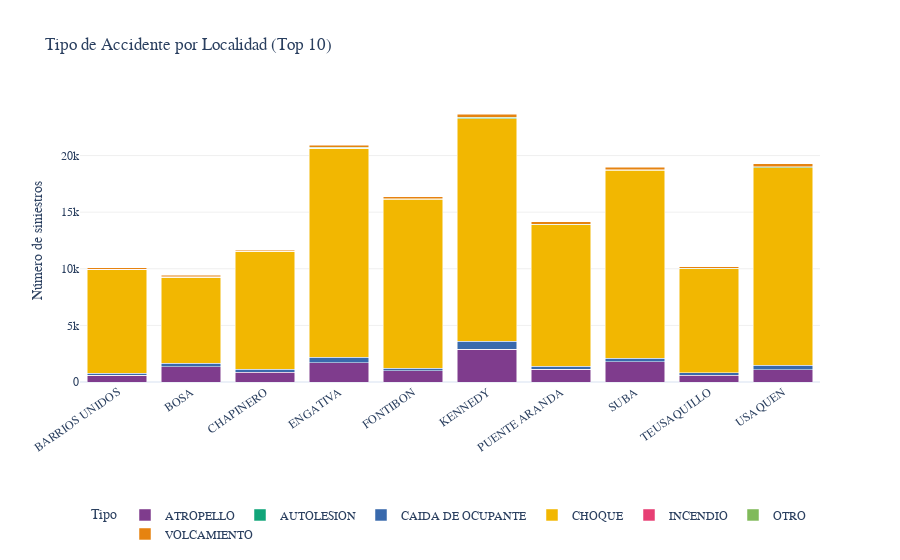

This figure's notebook cell:
### Markdown cell above
---

### 3.5  ¿Qué tipo de accidentes predominan en cada localidad?

### Code cell
col_loc   = col_map.get('localidad', 'LOCALIDAD')
col_clase = col_map.get('clase', 'CLASE_ACCIDENTE')

if col_clase in df.columns:

    top10_loc = df[col_loc].value_counts().head(10).index.tolist()

    clase_loc = (
        df[df[col_loc].isin(top10_loc)]
        .groupby([col_loc, col_clase])
        .size()
        .reset_index(name='Total')
    )

    fig5 = px.bar(
        clase_loc,
        x=col_loc,
        y='Total',
        color=col_clase,
        barmode='stack',
        color_discrete_sequence=px.colors.qualitative.Bold,
        title=' Tipo de Accidente por Localidad (Top 10)',
        labels={
            col_loc: '',
            'Total': 'Número de siniestros',
            col_clase: 'Tipo'
        }
    )

    fig5.update_layout(
        height=560,
        template='plotly_white',
        title_font_size=17,
        font_family='Arial',
        xaxis_tickangle=-35,
        margin=dict(b=160),
        legend=dict(
            orientation='h',
            y=-0.42,
            x=0.5,
            xanchor='center',
            title_text='Tipo'
        ),
        yaxis=dict(showgrid=True, gridcolor='#f0f0f0')
    )

    fig5.show()
    fig5.write_html('graficos_interactivos/05_clase_por_localidad.html')
    print(' Guardado: 05_clase_por_localidad.html')

else:
    print(f' Columna de clase de accidente no encontrada. Columnas disponibles: {df.columns.tolist()}')

### Figure 1 — Plotly figure (JSON) as saved in the notebook; plotly's stock layout.template omitted (floating-point values rounded to 4 significant figures)
{"data": [{"alignmentgroup": "True", "hovertemplate": "Tipo=ATROPELLO<br>=%{x}<br>Número de siniestros=%{y}<extra></extra>", "legendgroup": "ATROPELLO", "marker": {"color": "rgb(127, 60, 141)", "pattern": {"shape": ""}}, "name": "ATROPELLO", "offsetgroup": "ATROPELLO", "orientation": "v", "showlegend": true, "textposition": "auto", "type": "bar", "x": ["BARRIOS UNIDOS", "BOSA", "CHAPINERO", "ENGATIVA", "FONTIBON", "KENNEDY", "PUENTE ARANDA", "SUBA", "TEUSAQUILLO", "USAQUEN"], "xaxis": "x", "y": [581, 1332, 846, 1708, 987, 2913, 1120, 1772, 590, 1093], "yaxis": "y"}, {"alignmentgroup": "True", "hovertemplate": "Tipo=AUTOLESION<br>=%{x}<br>Número de siniestros=%{y}<extra></extra>", "legendgroup": "AUTOLESION", "marker": {"color": "rgb(17, 165, 121)", "pattern": {"shape": ""}}, "name": "AUTOLESION", "offsetgroup": "AUTOLESION", "orientation": "v", "showlegend": true, "textposition": "auto", "type": "bar", "x": ["BARRIOS UNIDOS", "ENGATIVA", "FONTIBON", "KENNEDY", "PUENTE ARANDA", "USAQUEN"], "xaxis": "x", "y": [2, 1, 1, 1, 1, 1], "yaxis": "y"}, {"alignmentgroup": "True", "hovertemplate": "Tipo=CAIDA DE OCUPANTE<br>=%{x}<br>Número de siniestros=%{y}<extra></extra>", "legendgroup": "CAIDA DE OCUPANTE", "marker": {"color": "rgb(57, 105, 172)", "pattern": {"shape": ""}}, "name": "CAIDA DE OCUPANTE", "offsetgroup": "CAIDA DE OCUPANTE", "orientation": "v", "showlegend": true, "textposition": "auto", "type": "bar", "x": ["BARRIOS UNIDOS", "BOSA", "CHAPINERO", "ENGATIVA", "FONTIBON", "KENNEDY", "PUENTE ARANDA", "SUBA", "TEUSAQUILLO", "USAQUEN"], "xaxis": "x", "y": [180, 318, 259, 469, 236, 695, 275, 342, 215, 364], "yaxis": "y"}, {"alignmentgroup": "True", "hovertemplate": "Tipo=CHOQUE<br>=%{x}<br>Número de siniestros=%{y}<extra></extra>", "legendgroup": "CHOQUE", "marker": {"color": "rgb(242, 183, 1)", "pattern": {"shape": ""}}, "name": "CHOQUE", "offsetgroup": "CHOQUE", "orientation": "v", "showlegend": true, "textposition": "auto", "type": "bar", "x": ["BARRIOS UNIDOS", "BOSA", "CHAPINERO", "ENGATIVA", "FONTIBON", "KENNEDY", "PUENTE ARANDA", "SUBA", "TEUSAQUILLO", "USAQUEN"], "xaxis": "x", "y": [9172, 7598, 10449, 18448, 14907, 19643, 12471, 16590, 9189, 17479], "yaxis": "y"}, {"alignmentgroup": "True", "hovertemplate": "Tipo=INCENDIO<br>=%{x}<br>Número de siniestros=%{y}<extra></extra>", "legendgroup": "INCENDIO", "marker": {"color": "rgb(231, 63, 116)", "pattern": {"shape": ""}}, "name": "INCENDIO", "offsetgroup": "INCENDIO", "orientation": "v", "showlegend": true, "textposition": "auto", "type": "bar", "x": ["BARRIOS UNIDOS", "BOSA", "CHAPINERO", "ENGATIVA", "KENNEDY", "TEUSAQUILLO", "USAQUEN"], "xaxis": "x", "y": [3, 1, 2, 1, 2, 3, 5], "yaxis": "y"}, {"alignmentgroup": "True", "hovertemplate": "Tipo=OTRO<br>=%{x}<br>Número de siniestros=%{y}<extra></extra>", "legendgroup": "OTRO", "marker": {"color": "rgb(128, 186, 90)", "pattern": {"shape": ""}}, "name": "OTRO", "offsetgroup": "OTRO", "orientation": "v", "showlegend": true, "textposition": "auto", "type": "bar", "x": ["BARRIOS UNIDOS", "BOSA", "CHAPINERO", "ENGATIVA", "FONTIBON", "KENNEDY", "PUENTE ARANDA", "SUBA", "TEUSAQUILLO", "USAQUEN"], "xaxis": "x", "y": [40, 40, 38, 88, 49, 113, 56, 52, 41, 66], "yaxis": "y"}, {"alignmentgroup": "True", "hovertemplate": "Tipo=VOLCAMIENTO<br>=%{x}<br>Número de siniestros=%{y}<extra></extra>", "legendgroup": "VOLCAMIENTO", "marker": {"color": "rgb(230, 131, 16)", "pattern": {"shape": ""}}, "name": "VOLCAMIENTO", "offsetgroup": "VOLCAMIENTO", "orientation": "v", "showlegend": true, "textposition": "auto", "type": "bar", "x": ["BARRIOS UNIDOS", "BOSA", "CHAPINERO", "ENGATIVA", "FONTIBON", "KENNEDY", "PUENTE ARANDA", "SUBA", "TEUSAQUILLO", "USAQUEN"], "xaxis": "x", "y": [116, 128, 102, 213, 197, 294, 220, 217, 129, 284], "yaxis": "y"}], "layout": {"barmode": "stack", "font": {"family": "Arial"}, "height": 560, "legend": {"orientation": "h", "title": {"text": "Tipo"}, "tracegroupgap": 0, "x": 0.5, "xanchor": "center", "y": -0.42}, "margin": {"b": 160}, "title": {"font": {"size": 17}, "text": " Tipo de Accidente por Localidad (Top 10)"}, "xaxis": {"anchor": "y", "domain": [0, 1], "tickangle": -35, "title": {"text": ""}}, "yaxis": {"anchor": "x", "domain": [0, 1], "gridcolor": "#f0f0f0", "showgrid": true, "title": {"text": "Número de siniestros"}}}}
